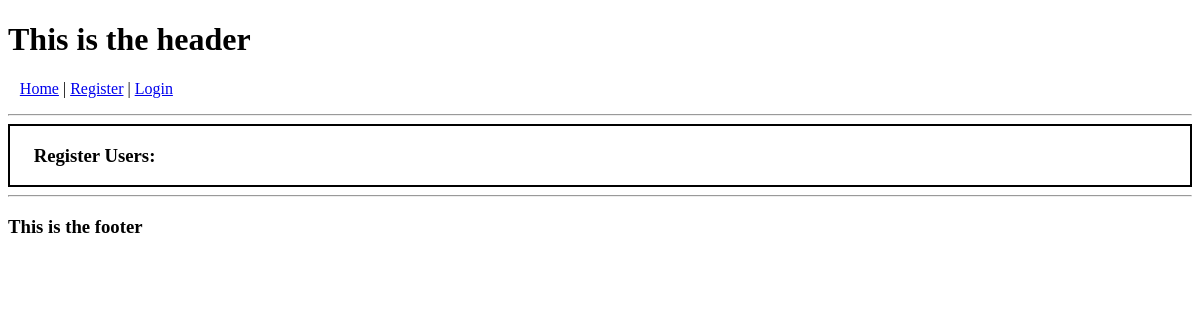
The app's page /, older data.
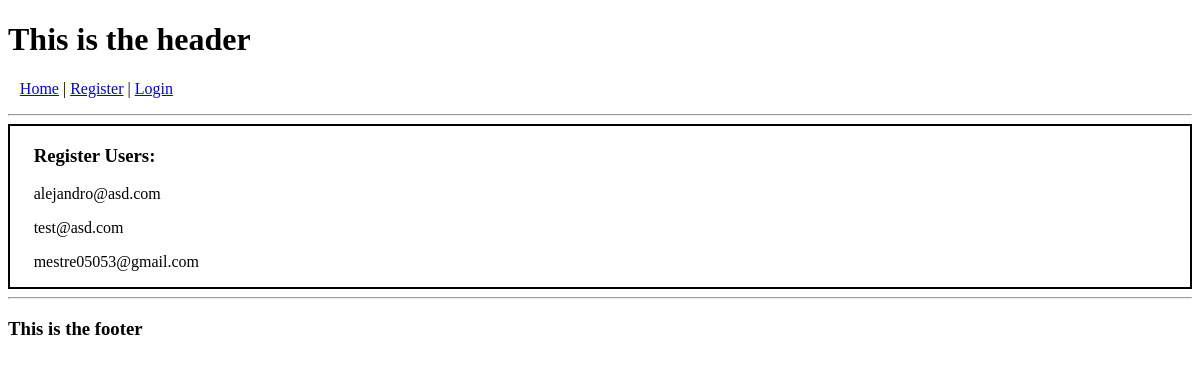
The same page, newer data.
### account/models.py (models this page shows, shortened)
class Account(AbstractBaseUser):
	email						= models.EmailField(verbose_name="email", max_length=60, unique=True)
	username					= models.CharField (max_length=30, unique=True)
	date_joined					= models.DateTimeField(verbose_name='date joined', auto_now_add=True)
	last_login					= models.DateTimeField(verbose_name='last login', auto_now=True)
	is_admin					= models.BooleanField(default=False)
	is_active					= models.BooleanField(default=True)
	is_staff					= models.BooleanField(default=False)
	is_superuser				= models.BooleanField(default=False)
	first_name					= models.CharField(max_length=30)
	USERNAME_FIELD ='email'
	REQUIRED_FIELDS = ['username']
	objects = MyaccountManager()
	def __str__ (self):
		return self.email

### personal/views.py (the view)
# urls.py: path('', home_screen_view, name="home"),
def home_screen_view(request):
     context = {}
     accounts = Account.objects.all()
     context['accounts'] = accounts
     return render (request, "personal/home.html", context )

### personal/templates/personal/home.html
{% extends 'base.html'%}
{% block content %}
<div style="border: 2px solid #000; padding-left: 2%;" >
  <h3>Register Users:</h3>
  {% for accounts in accounts %}
  <p>{{accounts}}</p>
  {% endfor %}
</div>
{% endblock content %}

Row changes from the older to the newer data that the page shows:
added Account: email "alejandro@asd.com"
added Account: email "test@asd.com"
added Account: email "mestre05053@gmail.com"
